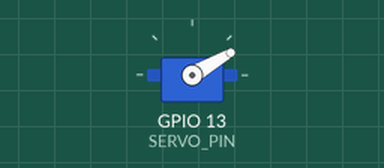
Simulated run of this sketch. Board: ESP32. Shown: servo. What the sketch prints to the serial monitor is not drawn.

Above: at 3.55 s.
At 6.55 s:
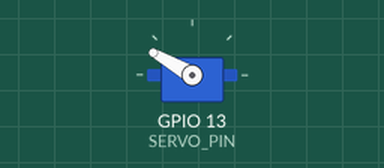
At 9.5 s:
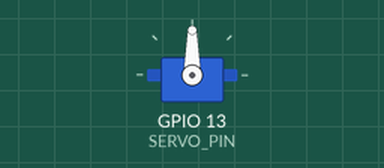
Timing chart, 0 to 11.3 s (numbered marks = the images above):
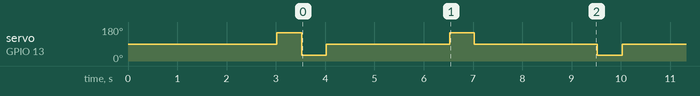

Measured:
- by itself, servo on GPIO 13 (SERVO_PIN): repeats every 6.0 s: 30° 0.50 s, 90° 2.5 s, 150° 0.50 s, 90° 2.5 s

The sketch:

switchbot_test.ino
```cpp
/**
 * DIY SwitchBot - TEST VERSION (For Wokwi Simulator)
 *
 * This version demonstrates servo movement without WiFi.
 * Use this to test in Wokwi simulator before uploading to real hardware.
 *
 * In Wokwi: The servo will move every 3 seconds to simulate button presses.
 * In Serial Monitor: Shows status messages.
 *
 * @author osovlanski
 * @version 1.0.0
 */

#include <ESP32Servo.h>

// ============================================================================
// CONFIGURATION
// ============================================================================
#define SERVO_PIN     13
#define REST_ANGLE    90
#define PUSH_ANGLE    150
#define PULL_ANGLE    30
#define SERVO_DELAY   500

// ============================================================================
// GLOBALS
// ============================================================================
Servo switchServo;
bool switchState = false;
unsigned long lastToggleTime = 0;
const unsigned long TOGGLE_INTERVAL = 3000; // Toggle every 3 seconds for demo

// ============================================================================
// SWITCH ACTIONS
// ============================================================================

void pushSwitch() {
    Serial.println("[ACTION] Pushing switch → ON");
    switchServo.write(PUSH_ANGLE);
    delay(SERVO_DELAY);
    switchServo.write(REST_ANGLE);
    switchState = true;
    Serial.println("[STATUS] Switch is now ON");
}

void pullSwitch() {
    Serial.println("[ACTION] Pulling switch → OFF");
    switchServo.write(PULL_ANGLE);
    delay(SERVO_DELAY);
    switchServo.write(REST_ANGLE);
    switchState = false;
    Serial.println("[STATUS] Switch is now OFF");
}

void toggleSwitch() {
    if (switchState) {
        pullSwitch();
    } else {
        pushSwitch();
    }
}

// ============================================================================
// SETUP & LOOP
// ============================================================================

void setup() {
    Serial.begin(115200);
    delay(1000); // Wait for serial to initialize

    Serial.println("\n========================================");
    Serial.println("   DIY SwitchBot - TEST MODE");
    Serial.println("   (Wokwi Simulator Compatible)");
    Serial.println("========================================\n");

    // Initialize servo
    switchServo.attach(SERVO_PIN);
    switchServo.write(REST_ANGLE);
    Serial.printf("[SERVO] Attached to GPIO %d\n", SERVO_PIN);
    Serial.printf("[SERVO] Rest: %d°, Push: %d°, Pull: %d°\n", REST_ANGLE, PUSH_ANGLE, PULL_ANGLE);

    Serial.println("\n[INFO] Auto-toggling every 3 seconds for demo...");
    Serial.println("[INFO] Watch the servo move in the simulator!\n");

    // Initial push to show it's working
    delay(2000);
    pushSwitch();
}

void loop() {
    unsigned long currentTime = millis();

    // Auto-toggle for demonstration
    if (currentTime - lastToggleTime >= TOGGLE_INTERVAL) {
        lastToggleTime = currentTime;
        Serial.println("\n--- Auto Toggle ---");
        toggleSwitch();
    }
}
```
